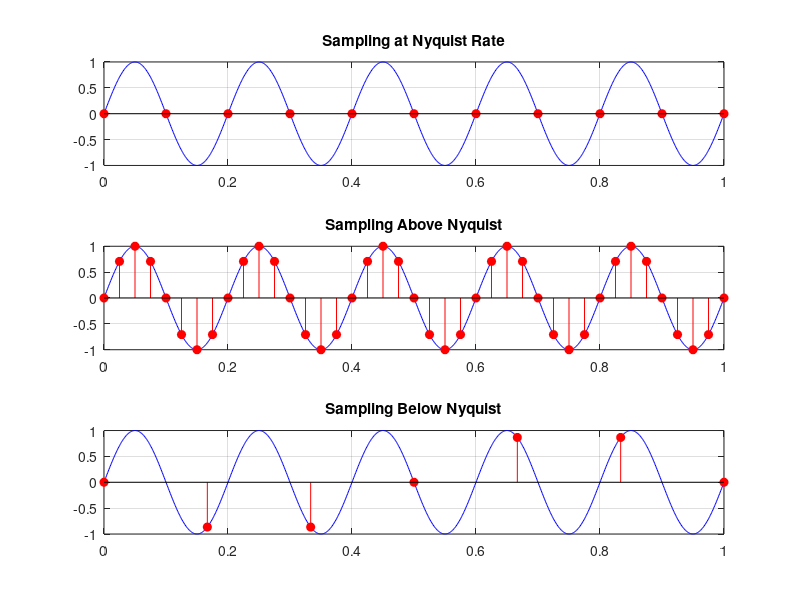

This figure's MATLAB source:
%{
Problem 4: Sampling of Analog Signal
Sample a sine wave at:
    •   Nyquist rate
    •   Above Nyquist
    •   Below Nyquist
Plot and compare.
%}

clc;
clear;
close all;

% Original continuous signal
f = 5;
t = 0:0.001:1;
x = sin(2*pi*f*t);

% Nyquist sampling
Fs1 = 10;
t1 = 0:1/Fs1:1;
x1 = sin(2*pi*f*t1);

% Above Nyquist
Fs2 = 40;
t2 = 0:1/Fs2:1;
x2 = sin(2*pi*f*t2);

% Below Nyquist
Fs3 = 6;
t3 = 0:1/Fs3:1;
x3 = sin(2*pi*f*t3);

figure;

subplot(3,1,1)
plot(t,x,'b')
hold on
stem(t1,x1,'r','filled')
title('Sampling at Nyquist Rate')
grid on

subplot(3,1,2)
plot(t,x,'b')
hold on
stem(t2,x2,'r','filled')
title('Sampling Above Nyquist')
grid on

subplot(3,1,3)
plot(t,x,'b')
hold on
stem(t3,x3,'r','filled')
title('Sampling Below Nyquist')
grid on
